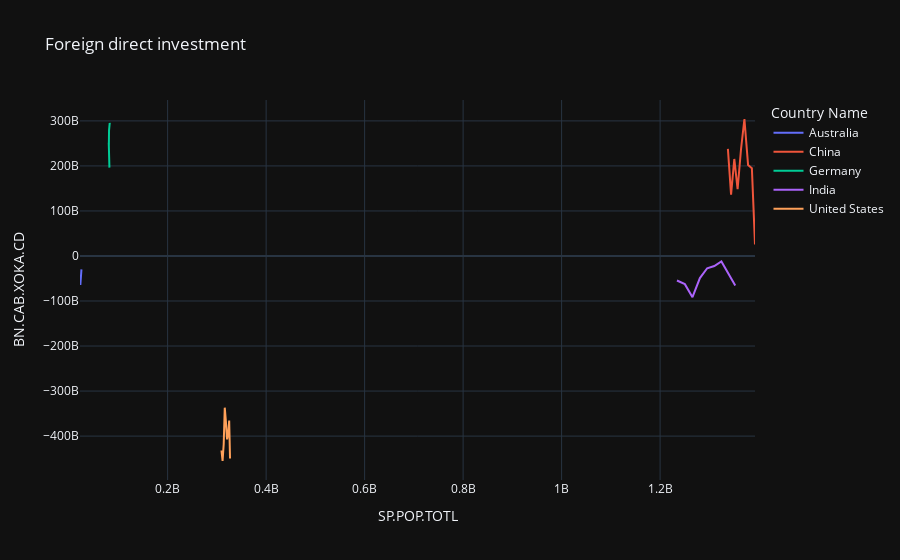

Notebook cell for this chart:
### Markdown cell above
## Foreign Direct Investment of countries from 2010-2018

### Code cell
import pandas as pd
import plotly.express as px

import plotly.io as pio

pio.templates.default = "plotly_dark"

fig = px.line(df3, x='SP.POP.TOTL', y='BN.CAB.XOKA.CD', color='Country Name', title="Foreign direct investment" )
fig.show()

### Figure 1 — Plotly figure (JSON) as saved in the notebook; plotly's stock layout.template omitted (floating-point values rounded to 4 significant figures)
{"data": [{"hovertemplate": "Country Name=Australia<br>SP.POP.TOTL=%{x}<br>BN.CAB.XOKA.CD=%{y}<extra></extra>", "legendgroup": "Australia", "line": {"color": "#636efa", "dash": "solid"}, "mode": "lines", "name": "Australia", "orientation": "v", "showlegend": true, "type": "scatter", "x": [22031750, 22340024, 22733465, 23128129, 23475686, 23815995, 24190907, 24601860, 24982688], "xaxis": "x", "y": [-44710000000.0, -44430000000.0, -64480000000.0, -47870000000.0, -43400000000.0, -56960000000.0, -41040000000.0, -35950000000.0, -29780000000.0], "yaxis": "y"}, {"hovertemplate": "Country Name=China<br>SP.POP.TOTL=%{x}<br>BN.CAB.XOKA.CD=%{y}<extra></extra>", "legendgroup": "China", "line": {"color": "#EF553B", "dash": "solid"}, "mode": "lines", "name": "China", "orientation": "v", "showlegend": true, "type": "scatter", "x": [1337705000, 1344130000, 1350695000, 1357380000, 1364270000, 1371220000, 1378665000, 1386395000, 1392730000], "xaxis": "x", "y": [237800000000.0, 136100000000.0, 215400000000.0, 148200000000.0, 236000000000.0, 304200000000.0, 202200000000.0, 195100000000.0, 25500000000.0], "yaxis": "y"}, {"hovertemplate": "Country Name=Germany<br>SP.POP.TOTL=%{x}<br>BN.CAB.XOKA.CD=%{y}<extra></extra>", "legendgroup": "Germany", "line": {"color": "#00cc96", "dash": "solid"}, "mode": "lines", "name": "Germany", "orientation": "v", "showlegend": true, "type": "scatter", "x": [81776930, 80274983, 80425823, 80645605, 80982500, 81686611, 82348669, 82657002, 82905782], "xaxis": "x", "y": [196200000000.0, 232000000000.0, 251600000000.0, 245400000000.0, 278700000000.0, 288600000000.0, 295100000000.0, 287200000000.0, 293200000000.0], "yaxis": "y"}, {"hovertemplate": "Country Name=India<br>SP.POP.TOTL=%{x}<br>BN.CAB.XOKA.CD=%{y}<extra></extra>", "legendgroup": "India", "line": {"color": "#ab63fa", "dash": "solid"}, "mode": "lines", "name": "India", "orientation": "v", "showlegend": true, "type": "scatter", "x": [1234281170, 1250288729, 1265782790, 1280846129, 1295604184, 1310152403, 1324509589, 1338658835, 1352617328], "xaxis": "x", "y": [-54520000000.0, -62520000000.0, -91470000000.0, -49120000000.0, -27310000000.0, -22460000000.0, -12110000000.0, -38170000000.0, -65600000000.0], "yaxis": "y"}, {"hovertemplate": "Country Name=United States<br>SP.POP.TOTL=%{x}<br>BN.CAB.XOKA.CD=%{y}<extra></extra>", "legendgroup": "United States", "line": {"color": "#FFA15A", "dash": "solid"}, "mode": "lines", "name": "United States", "orientation": "v", "showlegend": true, "type": "scatter", "x": [309321666, 311556874, 313830990, 315993715, 318301008, 320635163, 322941311, 324985539, 326687501], "xaxis": "x", "y": [-432002000000, -455297000000, -418112000000, -336853000000, -367812000000, -407356000000, -394867000000, -365261000000, -449700000000], "yaxis": "y"}], "layout": {"legend": {"title": {"text": "Country Name"}, "tracegroupgap": 0}, "title": {"text": "Foreign direct investment"}, "xaxis": {"anchor": "y", "domain": [0, 1], "title": {"text": "SP.POP.TOTL"}}, "yaxis": {"anchor": "x", "domain": [0, 1], "title": {"text": "BN.CAB.XOKA.CD"}}}}
